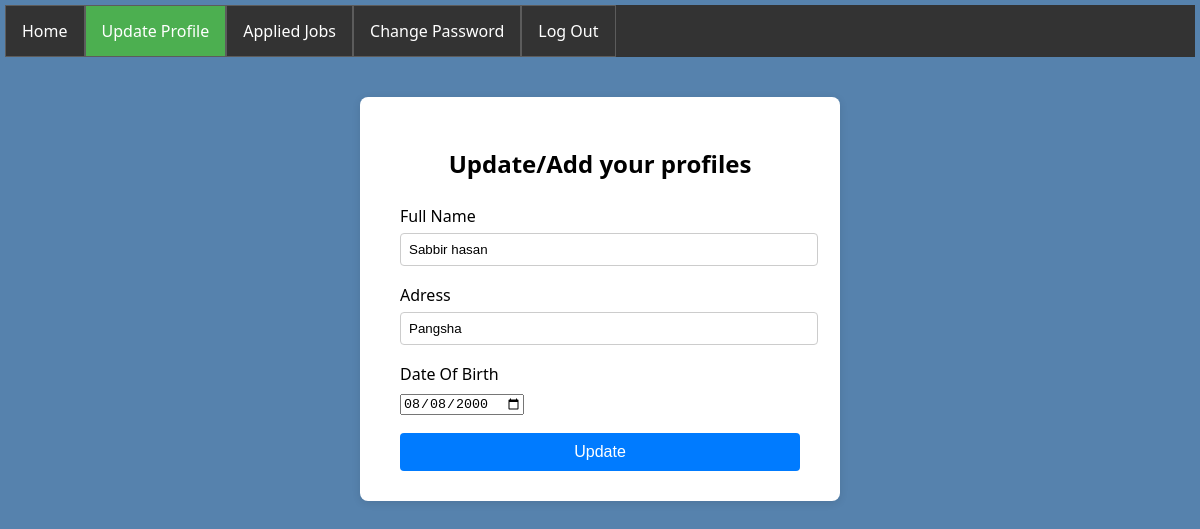
Page /candidate/updateProfiles/ (signed in) on the committed database.
### candidate_app/models.py (models this page shows)
class candidateProfileModel(models.Model):
    candidateUser = models.OneToOneField(customUserModel, on_delete = models.CASCADE, null = True)
    fullName = models.CharField(max_length = 100, null = True)
    adress = models.TextField(null = True)
    dateOfBirth = models.DateField(null = True)

### candidate_app/views.py (the view, shortened to what this page needs)
# urls.py: path('updateProfiles/', updateProfiles, name='candidateUpdateProfiles'),
@login_required(login_url='logIn')
def updateProfiles(req):
    data = models.candidateProfileModel.objects.filter(candidateUser=req.user).first()
    context = {
        'data': data
    }
    if not data:
        data = models.candidateProfileModel.objects.create(candidateUser=req.user)
    return render(req, 'candidateUpdateProfiles.html', context)

### candidate_app/templates/candidateUpdateProfiles.html (shortened to what this page needs)
{% extends "master.html" %}
{% block body %}
{% load static %}
<div class="signup-container">
    <h2>Update/Add your profiles</h2>
    <form method="POST" enctype="multipart/form-data">
                <div class="form-group">
            <label for="fullName">Full Name</label>
            <input type="text" name="fullName" id="fullName" value="{{data.fullName}}" maxlength="400" required>
        </div>
         <div class="form-group">
            <label for="adress">Adress</label>
            <input type="text" name="adress" id="adress" value="{{data.adress}}" maxlength="400" required>
        </div>
        <div class="form-group">
            <label for="dateOfBirth">Date Of Birth</label>
            <input type="date" name="dateOfBirth" id="dateOfBirth" value="{{data.dateOfBirth|date:'Y-m-d'}}" maxlength="400" required>
        </div>
        <button type="submit">Update</button>
    </form>
</div>
{% endblock body %}

### users_auth_app/templates/master.html (style rules this page uses)
body { font-family: 'Segoe UI', sans-serif; background-color: #f5f7fa; margin: 0; padding: 0; background: #5682ad; margin: 5px; }

### candidate_app/templates/candidateUpdateProfiles.html (style rules this page uses)
.signup-container { width: 400px; margin: 40px auto; background: #fff; padding: 30px 40px; border-radius: 8px; box-shadow: 0 2px 8px rgba(0,0,0,0.1); }
.signup-container h2 { text-align: center; margin-bottom: 25px; }
.form-group { margin-bottom: 18px; }
label { display: block; margin-bottom: 6px; }
input[type="text"], input[type="number"], input[type="file"], input[type="email"], input[type="password"], textarea { width: 100%; padding: 8px; border: 1px solid #ccc; border-radius: 4px; }
button { width: 100%; padding: 10px; background: #007bff; color: #fff; border: none; border-radius: 4px; font-size: 16px; }

### rows in the picture
candidateProfileModel: fullName "Sabbir hasan", adress "Pangsha", dateOfBirth "08/08/2000"
